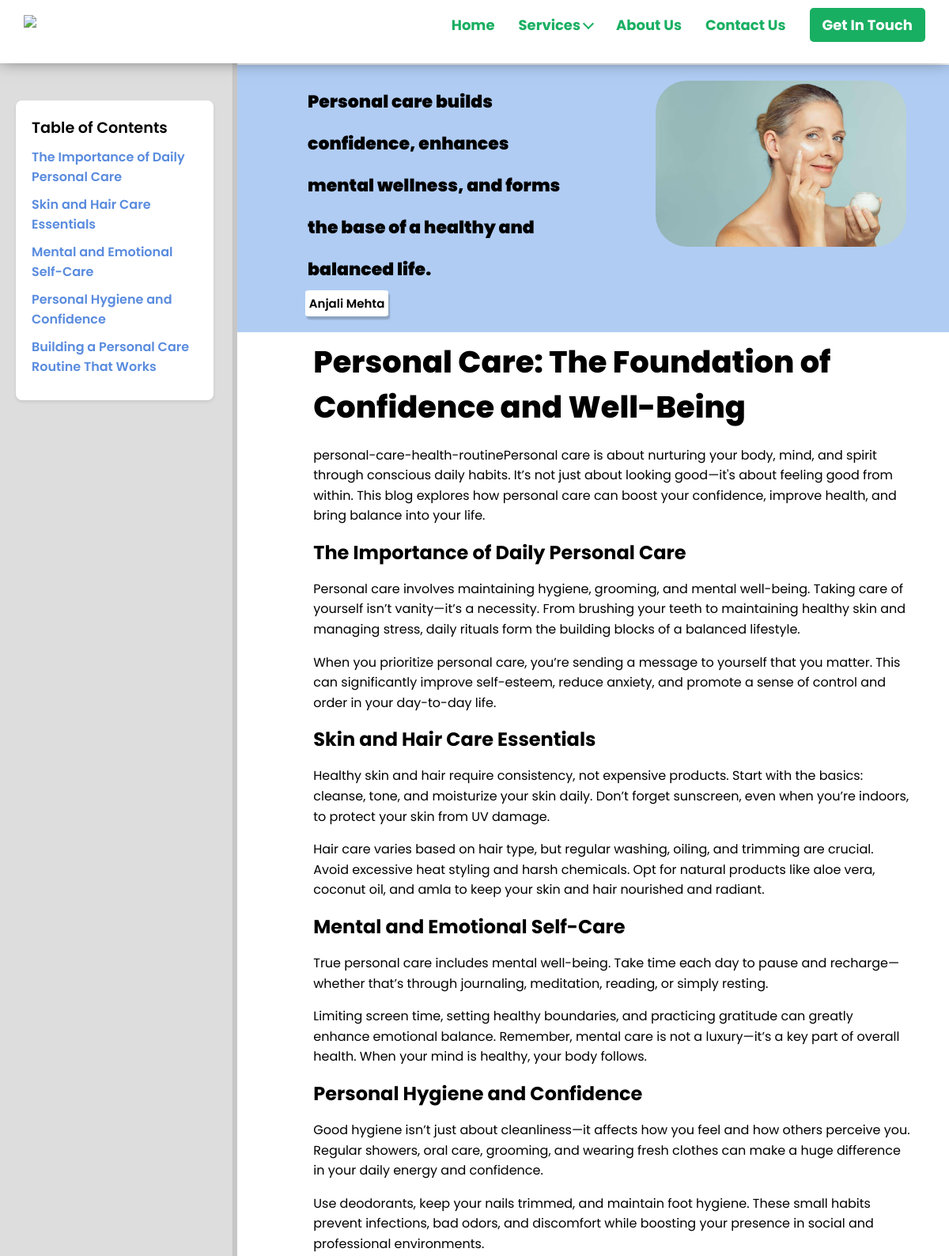
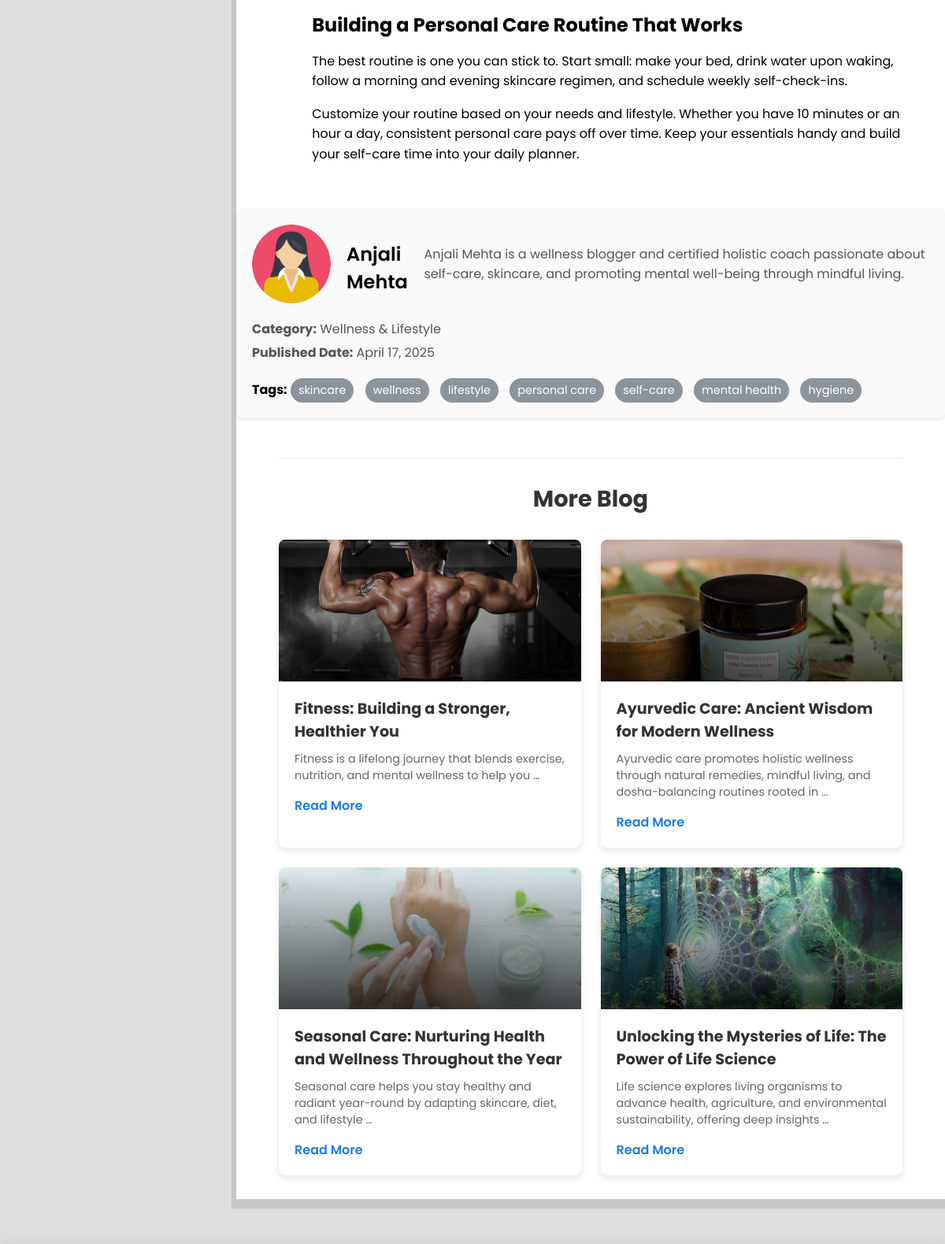
/blog/healthcare/personal-care-health-routine/ (upper part), run on the app's committed database (2 pictures, top to bottom).
### blog/models.py (models this page shows, shortened)
class Section(models.Model):
    blog = models.ForeignKey(Blog, related_name='sections', on_delete=models.CASCADE)
    title = models.CharField(max_length=255)
    slug = models.SlugField(unique=False, blank=True)
    content = models.TextField()

class Blog(models.Model):
    BLOG_TYPE_CHOICES = [
        ('commerce', 'commerce'),
        ('energy', 'energy'),
        ('esports', 'esports'),
        ('fintech', 'fintech'),
        ('healthcare', 'healthcare'),
        ('realestate', 'realestate'),
        ('tour', 'tour'),
    ]
    title = models.CharField(max_length=255)
    slug = models.SlugField(unique=False, blank=True)
    image = models.ImageField(upload_to="blog/images/blog_images")
    content = models.TextField()
    short_description = models.CharField(max_length=200, blank=True, null=True)
    category = models.CharField(max_length=100)
    published_date = models.DateTimeField(auto_now_add=True)
    author = models.CharField(max_length=100, default="Unknown Author")
    author_description = models.TextField(default="No description available.")
    author_image = models.ImageField(
    upload_to='blog/images/author_images/',
    default='blog/images/author_images/default_author_image.png',
    blank=True, null=True
    )
    active = models.BooleanField(default=True)
    tags = models.ManyToManyField(Tag, blank=True)
    blog_type = models.CharField(
        max_length=20, choices=BLOG_TYPE_CHOICES, default='healthcare'
    )  # Default value corrected

class Tag(models.Model):
    name = models.CharField(max_length=50, unique=True)
    slug = models.SlugField(unique=False, blank=True)

### blog/views.py (the view)
# urls.py: re_path(r"^commerce/(?P<slug>[-\w]+)/$", views.blog_detail, {"blog_type": "commerce"}, name="commerce_blog_detail"),
def blog_detail(request, slug, blog_type=None):
    if blog_type not in dict(Blog.BLOG_TYPE_CHOICES).keys():
        messages.error(request, 'Invalid blog type!')
        return redirect('blog:form')
    blog = get_object_or_404(Blog, slug=slug, blog_type=blog_type)
    recent_blogs = Blog.objects.filter(
        active=True,
        blog_type=blog_type
    ).exclude(
        id=blog.id
    ).order_by(
        "-published_date"
    )[:4]
    return render(request, f'{blog_type}_blog_detail.html', {
        'blog': blog,
        'recent_blogs': recent_blogs,
        'blog_type': blog_type
    })

### blog/templates/healthcare_blog_detail.html (shortened to what this page needs)
{% extends 'base.html' %}
{% load static %}
{% block title %}
    {% block logo_image %}{% static 'images/h-g-logo.png' %}{% endblock logo_image %}
{% endblock %}
{% block content %}
    <div class="toc">
        <h3>Table of Contents</h3>
        <ul>
            {% for section in blog.sections.all %}
                <li><a href="#{{ section.slug }}">{{ section.title }}</a></li>
            {% endfor %}
        </ul>
    </div>
    <div class="oracle-body">
        <div class="oracle-mid1">
            <div class="one">
                <p class="see">{{ blog.short_description }}</p>
                <div class="obttns">
                    <div class="obttn1">
                        <p>{{ blog.author }}</p>
                    </div>
                </div>
            </div>
            <div class="two">
                <img src="{{ blog.image.url }}" alt="{{ blog.title }}" class="blog-image">
            </div>
        </div>
        <div class="oracle-middle">
            <div class="oracle-middle-part2">
                <section class="part2-section1">
                    <div class="ERP">
                        <h2 class="rw-ptitle">{{ blog.title }}</h2>
                        <p>{{ blog.content|safe }}</p>
                    </div>
                </section>
                {% for section in blog.sections.all %}
                    <section id="{{ section.slug }}" class="part2-section1">
                        <div class="ERP">
                            <h2>{{ section.title }}</h2>
                            <p>{{ section.content|safe }}</p>
                        </div>
                    </section>
                {% endfor %}
            </div>
        </div>
        <div class="author-section">
            <div class="author-info">
                {% if blog.author_image %}
                    <img src="{{ blog.author_image.url }}" alt="{{ blog.author }}">
                {% else %}
                    <img src="{% static 'images/author_images/default_author_image.png' %}" alt="{{ blog.author }}">
                {% endif %}
                <h3>{{ blog.author }}</h3>
                <p>{{ blog.author_description }}</p>
            </div>
            <div class="meta-info">
                <p><strong>Category:</strong> {{ blog.category }}</p>
                <p><strong>Published Date:</strong> {{ blog.published_date|date:"F j, Y" }}</p>
                <div class="tags">
                    <strong>Tags:</strong>
                    {% for tag in blog.tags.all %}
                        <span>{{ tag.name }}</span>
                    {% endfor %}
                </div>
            </div>
        </div>
        <div class="recent-issues">
            <h2>More Blog</h2>
            <div class="recent-blogs-grid">
                {% for recent_blog in recent_blogs %}
                <div class="recent-blog-card">
                    <div class="recent-blog-image">
                        {% if recent_blog.image %}
                            <img src="{{ recent_blog.image.url }}" alt="{{ recent_blog.title }}" class="recent-blog-img">
                        {% else %}
                            <img src="{% static 'images/default_blog_image.jpg' %}" alt="{{ recent_blog.title }}" class="recent-blog-img">
                        {% endif %}
                        <div class="recent-blog-overlay"></div>
                    </div>
                    <div class="recent-blog-content">
                        <h3>{{ recent_blog.title }}</h3>
                        <p>{{ recent_blog.short_description|default:recent_blog.content|truncatewords:15|safe }}</p>
                        <a href="{% url 'blog:healthcare_blog_detail' recent_blog.slug %}" class="read-more">Read More</a>
                    </div>
                </div>
                {% endfor %}
            </div>
        </div>
    </div>
{% endblock %}

### static/css/base.css (style rules this page uses)
* { margin: 0; padding: 0; box-sizing: border-box; }
body { font-family: 'Poppins', sans-serif; background-color: white; background-image: url('backdrop.jpg'); background-position: bottom; scroll-behavior: smooth; }
html { scroll-behavior: smooth; }
a { text-decoration: none; color: white; }

### data on the page
Section: title "The Importance of Daily Personal Care", content "Personal care involves maintaining hygiene, grooming, and mental well-being. Taking care of yourself isn’t vanity—it’s a necessity. From brushing your teeth to maintaining healthy skin and managing stress, daily rituals form the building blocks of a balanced lifestyle. When you prioritize personal care, you’re sending a message to yourself that you matter. This can significantly improve self-esteem, reduce anxiety, and promote a sense of control and order in your day-to-day life."
Section: title "Skin and Hair Care Essentials", content "Healthy skin and hair require consistency, not expensive products. Start with the basics: cleanse, tone, and moisturize your skin daily. Don’t forget sunscreen, even when you’re indoors, to protect your skin from UV damage. Hair care varies based on hair type, but regular washing, oiling, and trimming are crucial. Avoid excessive heat styling and harsh chemicals. Opt for natural products like aloe vera, coconut oil, and amla to keep your skin and hair nourished and radiant."
Section: title "Mental and Emotional Self-Care", content "True personal care includes mental well-being. Take time each day to pause and recharge—whether that’s through journaling, meditation, reading, or simply resting. Limiting screen time, setting healthy boundaries, and practicing gratitude can greatly enhance emotional balance. Remember, mental care is not a luxury—it’s a key part of overall health. When your mind is healthy, your body follows."
Section: title "Personal Hygiene and Confidence", content "Good hygiene isn’t just about cleanliness—it affects how you feel and how others perceive you. Regular showers, oral care, grooming, and wearing fresh clothes can make a huge difference in your daily energy and confidence. Use deodorants, keep your nails trimmed, and maintain foot hygiene. These small habits prevent infections, bad odors, and discomfort while boosting your presence in social and professional environments."
Section: title "Building a Personal Care Routine That Works", content "The best routine is one you can stick to. Start small: make your bed, drink water upon waking, follow a morning and evening skincare regimen, and schedule weekly self-check-ins. Customize your routine based on your needs and lifestyle. Whether you have 10 minutes or an hour a day, consistent personal care pays off over time. Keep your essentials handy and build your self-care time into your daily planner."
Blog: short_description "Personal care builds confidence, enhances mental wellness, and forms the base of a healthy and balanced life.", author "Anjali Mehta", image (picture), title "Personal Care: The Foundation of Confidence and Well-Being", content "personal-care-health-routinePersonal care is about nurturing your body, mind, and spirit through conscious daily habits. It’s not just about looking good—it's about feeling good from within. This blog explores how personal care can boost your confidence, improve health, and bring balance into your life.", author_image (picture), author_description "Anjali Mehta is a wellness blogger and certified holistic coach passionate about self-care, skincare, and promoting mental well-being through mindful living.", category "Wellness & Lifestyle", published_date "April 17, 2025"
Tag: name "skincare"
Tag: name "wellness"
Tag: name "lifestyle"
Tag: name "personal care"
Tag: name "self-care"
Tag: name "mental health"
Tag: name "hygiene"
Blog: image (picture), title "Fitness: Building a Stronger, Healthier You", short_description "Fitness is a lifelong journey that blends exercise, nutrition, and mental wellness to help you …"
Blog: image (picture), title "Ayurvedic Care: Ancient Wisdom for Modern Wellness", short_description "Ayurvedic care promotes holistic wellness through natural remedies, mindful living, and dosha-balancing routines rooted in …"
Blog: image (picture), title "Seasonal Care: Nurturing Health and Wellness Throughout the Year", short_description "Seasonal care helps you stay healthy and radiant year-round by adapting skincare, diet, and lifestyle …"
Blog: image (picture), title "Unlocking the Mysteries of Life: The Power of Life Science", short_description "Life science explores living organisms to advance health, agriculture, and environmental sustainability, offering deep insights …"
